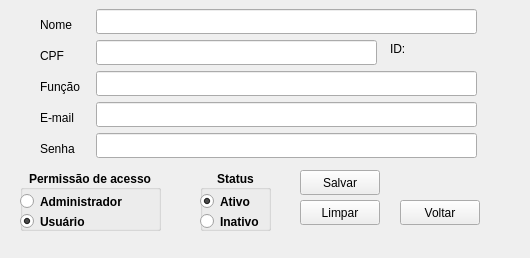
<?xml version="1.0" encoding="UTF-8"?>
<ui version="4.0">
 <class>editUsuarios</class>
 <widget class="QMainWindow" name="editUsuarios">
  <property name="geometry">
   <rect>
    <x>0</x>
    <y>0</y>
    <width>530</width>
    <height>258</height>
   </rect>
  </property>
  <property name="minimumSize">
   <size>
    <width>530</width>
    <height>258</height>
   </size>
  </property>
  <property name="maximumSize">
   <size>
    <width>530</width>
    <height>258</height>
   </size>
  </property>
  <property name="windowTitle">
   <string>Editar Usuários</string>
  </property>
  <widget class="QWidget" name="centralwidget">
   <widget class="QLineEdit" name="lineNome">
    <property name="geometry">
     <rect>
      <x>96</x>
      <y>9</y>
      <width>381</width>
      <height>25</height>
     </rect>
    </property>
    <property name="maxLength">
     <number>50</number>
    </property>
   </widget>
   <widget class="QLabel" name="labelNome">
    <property name="geometry">
     <rect>
      <x>40</x>
      <y>16</y>
      <width>42</width>
      <height>17</height>
     </rect>
    </property>
    <property name="text">
     <string>Nome</string>
    </property>
   </widget>
   <widget class="QLabel" name="labelCpf">
    <property name="geometry">
     <rect>
      <x>40</x>
      <y>47</y>
      <width>31</width>
      <height>17</height>
     </rect>
    </property>
    <property name="text">
     <string>CPF</string>
    </property>
   </widget>
   <widget class="QLabel" name="labelFuncao">
    <property name="geometry">
     <rect>
      <x>40</x>
      <y>78</y>
      <width>51</width>
      <height>17</height>
     </rect>
    </property>
    <property name="text">
     <string>Função</string>
    </property>
   </widget>
   <widget class="QLabel" name="labelEmail">
    <property name="geometry">
     <rect>
      <x>40</x>
      <y>109</y>
      <width>51</width>
      <height>17</height>
     </rect>
    </property>
    <property name="text">
     <string>E-mail</string>
    </property>
   </widget>
   <widget class="QLabel" name="labelSenha">
    <property name="geometry">
     <rect>
      <x>40</x>
      <y>140</y>
      <width>41</width>
      <height>17</height>
     </rect>
    </property>
    <property name="text">
     <string>Senha</string>
    </property>
   </widget>
   <widget class="QLineEdit" name="lineCpf">
    <property name="geometry">
     <rect>
      <x>96</x>
      <y>40</y>
      <width>281</width>
      <height>25</height>
     </rect>
    </property>
    <property name="inputMask">
     <string notr="true">99999999999</string>
    </property>
    <property name="maxLength">
     <number>11</number>
    </property>
   </widget>
   <widget class="QLineEdit" name="lineFuncao">
    <property name="geometry">
     <rect>
      <x>96</x>
      <y>71</y>
      <width>381</width>
      <height>25</height>
     </rect>
    </property>
    <property name="maxLength">
     <number>50</number>
    </property>
   </widget>
   <widget class="QLineEdit" name="lineEmail">
    <property name="geometry">
     <rect>
      <x>96</x>
      <y>102</y>
      <width>381</width>
      <height>25</height>
     </rect>
    </property>
    <property name="maxLength">
     <number>50</number>
    </property>
   </widget>
   <widget class="QLineEdit" name="lineSenha">
    <property name="geometry">
     <rect>
      <x>96</x>
      <y>133</y>
      <width>381</width>
      <height>25</height>
     </rect>
    </property>
    <property name="maxLength">
     <number>12</number>
    </property>
    <property name="echoMode">
     <enum>QLineEdit::Password</enum>
    </property>
   </widget>
   <widget class="QPushButton" name="btnLimpar">
    <property name="geometry">
     <rect>
      <x>300</x>
      <y>200</y>
      <width>80</width>
      <height>25</height>
     </rect>
    </property>
    <property name="text">
     <string>Limpar</string>
    </property>
   </widget>
   <widget class="QPushButton" name="btnSalvar">
    <property name="geometry">
     <rect>
      <x>300</x>
      <y>170</y>
      <width>80</width>
      <height>25</height>
     </rect>
    </property>
    <property name="text">
     <string>Salvar</string>
    </property>
   </widget>
   <widget class="QPushButton" name="btnVoltar">
    <property name="geometry">
     <rect>
      <x>400</x>
      <y>200</y>
      <width>80</width>
      <height>25</height>
     </rect>
    </property>
    <property name="text">
     <string>Voltar</string>
    </property>
   </widget>
   <widget class="QGroupBox" name="gbxPermissao">
    <property name="geometry">
     <rect>
      <x>20</x>
      <y>170</y>
      <width>141</width>
      <height>61</height>
     </rect>
    </property>
    <property name="font">
     <font>
      <pointsize>9</pointsize>
      <weight>75</weight>
      <bold>true</bold>
     </font>
    </property>
    <property name="title">
     <string>Permissão de acesso</string>
    </property>
    <property name="alignment">
     <set>Qt::AlignCenter</set>
    </property>
    <widget class="QRadioButton" name="rbtnAdmin">
     <property name="enabled">
      <bool>true</bool>
     </property>
     <property name="geometry">
      <rect>
       <x>0</x>
       <y>20</y>
       <width>141</width>
       <height>23</height>
      </rect>
     </property>
     <property name="text">
      <string>Administrador</string>
     </property>
    </widget>
    <widget class="QRadioButton" name="rbtnUsuario">
     <property name="geometry">
      <rect>
       <x>0</x>
       <y>40</y>
       <width>81</width>
       <height>23</height>
      </rect>
     </property>
     <property name="acceptDrops">
      <bool>false</bool>
     </property>
     <property name="text">
      <string>Usuário</string>
     </property>
     <property name="checked">
      <bool>true</bool>
     </property>
    </widget>
   </widget>
   <widget class="QGroupBox" name="gbxStatus">
    <property name="geometry">
     <rect>
      <x>200</x>
      <y>170</y>
      <width>71</width>
      <height>61</height>
     </rect>
    </property>
    <property name="font">
     <font>
      <pointsize>9</pointsize>
      <weight>75</weight>
      <bold>true</bold>
     </font>
    </property>
    <property name="focusPolicy">
     <enum>Qt::NoFocus</enum>
    </property>
    <property name="title">
     <string>Status</string>
    </property>
    <property name="alignment">
     <set>Qt::AlignCenter</set>
    </property>
    <property name="flat">
     <bool>false</bool>
    </property>
    <widget class="QRadioButton" name="rbtnAtivo">
     <property name="geometry">
      <rect>
       <x>0</x>
       <y>20</y>
       <width>61</width>
       <height>23</height>
      </rect>
     </property>
     <property name="text">
      <string>Ativo</string>
     </property>
     <property name="checked">
      <bool>true</bool>
     </property>
    </widget>
    <widget class="QRadioButton" name="rbtnInativo">
     <property name="geometry">
      <rect>
       <x>0</x>
       <y>40</y>
       <width>71</width>
       <height>23</height>
      </rect>
     </property>
     <property name="text">
      <string>Inativo</string>
     </property>
    </widget>
   </widget>
   <widget class="QLabel" name="labelId">
    <property name="enabled">
     <bool>true</bool>
    </property>
    <property name="geometry">
     <rect>
      <x>420</x>
      <y>40</y>
      <width>41</width>
      <height>17</height>
     </rect>
    </property>
    <property name="text">
     <string/>
    </property>
   </widget>
   <widget class="QLabel" name="labelId_2">
    <property name="enabled">
     <bool>true</bool>
    </property>
    <property name="geometry">
     <rect>
      <x>390</x>
      <y>40</y>
      <width>21</width>
      <height>17</height>
     </rect>
    </property>
    <property name="text">
     <string>ID:</string>
    </property>
   </widget>
  </widget>
  <widget class="QMenuBar" name="menubar">
   <property name="geometry">
    <rect>
     <x>0</x>
     <y>0</y>
     <width>530</width>
     <height>22</height>
    </rect>
   </property>
  </widget>
  <action name="actionCadastrar">
   <property name="text">
    <string>Cadastrar</string>
   </property>
  </action>
  <action name="actionSair">
   <property name="text">
    <string>Sair</string>
   </property>
  </action>
  <action name="actionConsultar">
   <property name="text">
    <string>Consultar</string>
   </property>
  </action>
 </widget>
 <resources/>
 <connections/>
</ui>
